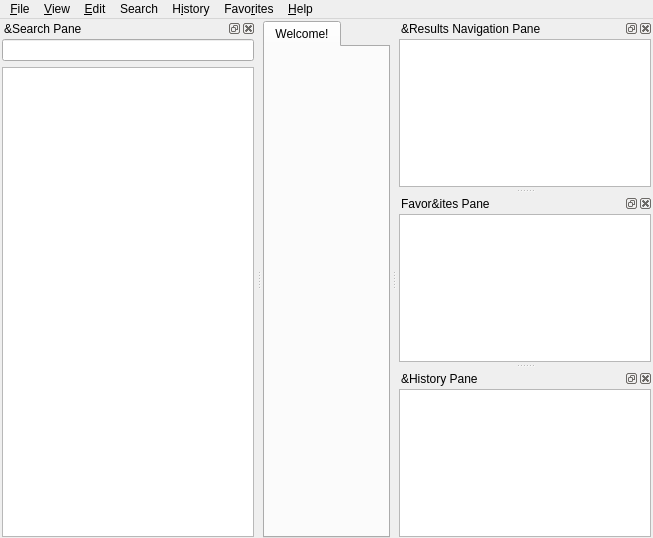
<?xml version="1.0" encoding="UTF-8"?>
<ui version="4.0">
 <class>MainWindow</class>
 <widget class="QMainWindow" name="MainWindow">
  <property name="geometry">
   <rect>
    <x>0</x>
    <y>0</y>
    <width>653</width>
    <height>538</height>
   </rect>
  </property>
  <property name="windowTitle">
   <string notr="true">GoldenDict-ng</string>
  </property>
  <widget class="QWidget" name="centralWidget">
   <layout class="QHBoxLayout" name="horizontalLayout_2">
    <property name="leftMargin">
     <number>1</number>
    </property>
    <property name="topMargin">
     <number>2</number>
    </property>
    <property name="rightMargin">
     <number>1</number>
    </property>
    <property name="bottomMargin">
     <number>0</number>
    </property>
    <item>
     <widget class="MainTabWidget" name="tabWidget">
      <property name="currentIndex">
       <number>0</number>
      </property>
      <property name="iconSize">
       <size>
        <width>16</width>
        <height>16</height>
       </size>
      </property>
      <property name="elideMode">
       <enum>Qt::ElideRight</enum>
      </property>
      <widget class="QWidget" name="tab">
       <attribute name="title">
        <string>Welcome!</string>
       </attribute>
       <layout class="QHBoxLayout" name="horizontalLayout_4">
        <property name="leftMargin">
         <number>0</number>
        </property>
        <property name="topMargin">
         <number>0</number>
        </property>
        <property name="rightMargin">
         <number>0</number>
        </property>
        <property name="bottomMargin">
         <number>0</number>
        </property>
       </layout>
      </widget>
     </widget>
    </item>
   </layout>
  </widget>
  <widget class="QMenuBar" name="menubar">
   <property name="geometry">
    <rect>
     <x>0</x>
     <y>0</y>
     <width>653</width>
     <height>22</height>
    </rect>
   </property>
   <widget class="QMenu" name="menuFile">
    <property name="title">
     <string>&amp;File</string>
    </property>
    <addaction name="newTab"/>
    <addaction name="separator"/>
    <addaction name="pageSetup"/>
    <addaction name="printPreview"/>
    <addaction name="print"/>
    <addaction name="separator"/>
    <addaction name="saveArticle"/>
    <addaction name="separator"/>
    <addaction name="rescanFiles"/>
    <addaction name="separator"/>
    <addaction name="actionCloseToTray"/>
    <addaction name="quit"/>
   </widget>
   <widget class="QMenu" name="menu_Edit">
    <property name="title">
     <string>&amp;Edit</string>
    </property>
    <addaction name="dictionaries"/>
    <addaction name="preferences"/>
   </widget>
   <widget class="QMenu" name="menu_Help">
    <property name="title">
     <string>&amp;Help</string>
    </property>
    <addaction name="showReference"/>
    <addaction name="separator"/>
    <addaction name="visitHomepage"/>
    <addaction name="visitForum"/>
    <addaction name="separator"/>
    <addaction name="openConfigFolder"/>
    <addaction name="separator"/>
    <addaction name="about"/>
   </widget>
   <widget class="QMenu" name="menuView">
    <property name="title">
     <string>&amp;View</string>
    </property>
    <widget class="QMenu" name="menuZoom">
     <property name="title">
      <string>&amp;Zoom</string>
     </property>
    </widget>
    <addaction name="menuZoom"/>
   </widget>
   <widget class="QMenu" name="menuHistory">
    <property name="title">
     <string>H&amp;istory</string>
    </property>
    <addaction name="showHideHistory"/>
    <addaction name="exportHistory"/>
    <addaction name="importHistory"/>
    <addaction name="separator"/>
    <addaction name="clearHistory"/>
   </widget>
   <widget class="QMenu" name="menuSearch">
    <property name="title">
     <string>Search</string>
    </property>
    <addaction name="searchInPageAction"/>
    <addaction name="fullTextSearchAction"/>
   </widget>
   <widget class="QMenu" name="menuFavorites">
    <property name="title">
     <string>Favo&amp;rites</string>
    </property>
    <addaction name="showHideFavorites"/>
    <addaction name="exportFavorites"/>
    <addaction name="ExportFavoritesToList"/>
    <addaction name="importFavorites"/>
    <addaction name="separator"/>
    <addaction name="actionAddToFavorites"/>
   </widget>
   <addaction name="menuFile"/>
   <addaction name="menuView"/>
   <addaction name="menu_Edit"/>
   <addaction name="menuSearch"/>
   <addaction name="menuHistory"/>
   <addaction name="menuFavorites"/>
   <addaction name="menu_Help"/>
  </widget>
  <widget class="QDockWidget" name="searchPane">
   <property name="windowTitle">
    <string>&amp;Search Pane</string>
   </property>
   <attribute name="dockWidgetArea">
    <number>1</number>
   </attribute>
   <widget class="SearchPaneWidget" name="searchPaneWidget">
    <property name="sizePolicy">
     <sizepolicy hsizetype="Preferred" vsizetype="Preferred">
      <horstretch>0</horstretch>
      <verstretch>0</verstretch>
     </sizepolicy>
    </property>
    <layout class="QVBoxLayout" name="verticalLayout">
     <property name="leftMargin">
      <number>2</number>
     </property>
     <property name="topMargin">
      <number>1</number>
     </property>
     <property name="rightMargin">
      <number>2</number>
     </property>
     <property name="bottomMargin">
      <number>1</number>
     </property>
     <item>
      <widget class="QLineEdit" name="translateLine">
       <property name="minimumSize">
        <size>
         <width>200</width>
         <height>0</height>
        </size>
       </property>
       <property name="frame">
        <bool>true</bool>
       </property>
      </widget>
     </item>
     <item>
      <widget class="WordList" name="wordList"/>
     </item>
    </layout>
   </widget>
  </widget>
  <widget class="QDockWidget" name="dictsPane">
   <property name="windowTitle">
    <string>&amp;Results Navigation Pane</string>
   </property>
   <attribute name="dockWidgetArea">
    <number>2</number>
   </attribute>
   <widget class="DictsPaneWidget" name="dictsPaneWidget">
    <layout class="QVBoxLayout" name="verticalLayout_2">
     <property name="leftMargin">
      <number>2</number>
     </property>
     <property name="topMargin">
      <number>1</number>
     </property>
     <property name="rightMargin">
      <number>2</number>
     </property>
     <property name="bottomMargin">
      <number>1</number>
     </property>
     <item>
      <widget class="QListWidget" name="dictsList"/>
     </item>
    </layout>
   </widget>
  </widget>
  <widget class="QDockWidget" name="favoritesPane">
   <property name="windowTitle">
    <string>Favor&amp;ites Pane</string>
   </property>
   <attribute name="dockWidgetArea">
    <number>2</number>
   </attribute>
   <widget class="FavoritesPaneWidget" name="favoritesPaneWidget">
    <layout class="QVBoxLayout" name="verticalLayout_3">
     <property name="leftMargin">
      <number>2</number>
     </property>
     <property name="topMargin">
      <number>1</number>
     </property>
     <property name="rightMargin">
      <number>2</number>
     </property>
     <property name="bottomMargin">
      <number>1</number>
     </property>
     <item>
      <widget class="QTreeView" name="favoritesTree"/>
     </item>
    </layout>
   </widget>
  </widget>
  <widget class="QDockWidget" name="historyPane">
   <property name="windowTitle">
    <string>&amp;History Pane</string>
   </property>
   <attribute name="dockWidgetArea">
    <number>2</number>
   </attribute>
   <widget class="HistoryPaneWidget" name="historyPaneWidget">
    <layout class="QVBoxLayout" name="verticalLayout_4">
     <property name="spacing">
      <number>2</number>
     </property>
     <property name="leftMargin">
      <number>2</number>
     </property>
     <property name="topMargin">
      <number>1</number>
     </property>
     <property name="rightMargin">
      <number>2</number>
     </property>
     <property name="bottomMargin">
      <number>1</number>
     </property>
     <item>
      <widget class="QListView" name="historyList"/>
     </item>
    </layout>
   </widget>
  </widget>
  <action name="dictionaries">
   <property name="icon">
    <iconset resource="resources.qrc">
     <normaloff>:/icons/book.svg</normaloff>:/icons/book.svg</iconset>
   </property>
   <property name="text">
    <string>&amp;Dictionaries...</string>
   </property>
   <property name="shortcut">
    <string>F3</string>
   </property>
   <property name="menuRole">
    <enum>QAction::NoRole</enum>
   </property>
  </action>
  <action name="preferences">
   <property name="icon">
    <iconset resource="resources.qrc">
     <normaloff>:/icons/configure.svg</normaloff>:/icons/configure.svg</iconset>
   </property>
   <property name="text">
    <string>&amp;Preferences...</string>
   </property>
   <property name="shortcut">
    <string>F4</string>
   </property>
   <property name="menuRole">
    <enum>QAction::PreferencesRole</enum>
   </property>
  </action>
  <action name="visitHomepage">
   <property name="text">
    <string>&amp;Homepage</string>
   </property>
   <property name="menuRole">
    <enum>QAction::NoRole</enum>
   </property>
  </action>
  <action name="about">
   <property name="text">
    <string>&amp;About</string>
   </property>
   <property name="toolTip">
    <string>About GoldenDict-ng</string>
   </property>
   <property name="menuRole">
    <enum>QAction::AboutRole</enum>
   </property>
  </action>
  <action name="quit">
   <property name="text">
    <string>&amp;Quit</string>
   </property>
   <property name="toolTip">
    <string>Quit from application</string>
   </property>
   <property name="shortcut">
    <string>Ctrl+Q</string>
   </property>
   <property name="menuRole">
    <enum>QAction::QuitRole</enum>
   </property>
  </action>
  <action name="visitForum">
   <property name="text">
    <string>&amp;Forum</string>
   </property>
   <property name="menuRole">
    <enum>QAction::NoRole</enum>
   </property>
  </action>
  <action name="actionCloseToTray">
   <property name="text">
    <string>&amp;Close To Tray</string>
   </property>
   <property name="toolTip">
    <string>Minimizes the window to tray</string>
   </property>
   <property name="shortcut">
    <string>Ctrl+F4</string>
   </property>
   <property name="menuRole">
    <enum>QAction::NoRole</enum>
   </property>
  </action>
  <action name="saveArticle">
   <property name="icon">
    <iconset>
     <normalon>:/icons/filesave.png</normalon>
    </iconset>
   </property>
   <property name="text">
    <string>&amp;Save Article</string>
   </property>
   <property name="toolTip">
    <string>Save Article</string>
   </property>
   <property name="shortcut">
    <string>F2</string>
   </property>
   <property name="menuRole">
    <enum>QAction::NoRole</enum>
   </property>
  </action>
  <action name="print">
   <property name="icon">
    <iconset resource="resources.qrc">
     <normaloff>:/icons/print.svg</normaloff>:/icons/print.svg</iconset>
   </property>
   <property name="text">
    <string>&amp;Print</string>
   </property>
   <property name="shortcut">
    <string>Ctrl+P</string>
   </property>
   <property name="menuRole">
    <enum>QAction::NoRole</enum>
   </property>
  </action>
  <action name="pageSetup">
   <property name="text">
    <string>Page Set&amp;up</string>
   </property>
   <property name="menuRole">
    <enum>QAction::NoRole</enum>
   </property>
  </action>
  <action name="printPreview">
   <property name="text">
    <string>Print Pre&amp;view</string>
   </property>
   <property name="menuRole">
    <enum>QAction::NoRole</enum>
   </property>
  </action>
  <action name="rescanFiles">
   <property name="text">
    <string>&amp;Rescan Files</string>
   </property>
   <property name="shortcut">
    <string>Ctrl+F5</string>
   </property>
   <property name="menuRole">
    <enum>QAction::NoRole</enum>
   </property>
  </action>
  <action name="clearHistory">
   <property name="text">
    <string>&amp;Clear</string>
   </property>
   <property name="menuRole">
    <enum>QAction::NoRole</enum>
   </property>
  </action>
  <action name="newTab">
   <property name="icon">
    <iconset resource="resources.qrc">
     <normaloff>:/icons/addtab.svg</normaloff>:/icons/addtab.svg</iconset>
   </property>
   <property name="text">
    <string>&amp;New Tab</string>
   </property>
   <property name="shortcut">
    <string>Ctrl+T</string>
   </property>
   <property name="shortcutContext">
    <enum>Qt::WidgetShortcut</enum>
   </property>
   <property name="menuRole">
    <enum>QAction::NoRole</enum>
   </property>
  </action>
  <action name="openConfigFolder">
   <property name="text">
    <string>&amp;Configuration Folder</string>
   </property>
   <property name="menuRole">
    <enum>QAction::NoRole</enum>
   </property>
  </action>
  <action name="showHideHistory">
   <property name="text">
    <string>&amp;Show</string>
   </property>
   <property name="shortcut">
    <string>Ctrl+H</string>
   </property>
   <property name="menuRole">
    <enum>QAction::NoRole</enum>
   </property>
  </action>
  <action name="exportHistory">
   <property name="text">
    <string>&amp;Export</string>
   </property>
   <property name="menuRole">
    <enum>QAction::NoRole</enum>
   </property>
  </action>
  <action name="importHistory">
   <property name="text">
    <string>&amp;Import</string>
   </property>
   <property name="menuRole">
    <enum>QAction::NoRole</enum>
   </property>
  </action>
  <action name="alwaysOnTop">
   <property name="checkable">
    <bool>true</bool>
   </property>
   <property name="text">
    <string>&amp;Always on Top</string>
   </property>
   <property name="toolTip">
    <string>Always on Top</string>
   </property>
   <property name="shortcut">
    <string>Ctrl+O</string>
   </property>
  </action>
  <action name="menuOptions">
   <property name="icon">
    <iconset resource="resources.qrc">
     <normaloff>:/icons/menu_button.svg</normaloff>:/icons/menu_button.svg</iconset>
   </property>
   <property name="text">
    <string>Menu Button</string>
   </property>
   <property name="toolTip">
    <string>Menu Button</string>
   </property>
  </action>
  <action name="searchInPageAction">
   <property name="text">
    <string>Search in page</string>
   </property>
   <property name="shortcut">
    <string>Ctrl+F</string>
   </property>
   <property name="menuRole">
    <enum>QAction::TextHeuristicRole</enum>
   </property>
  </action>
  <action name="fullTextSearchAction">
   <property name="text">
    <string>Full-text search</string>
   </property>
   <property name="shortcut">
    <string>Ctrl+Shift+F</string>
   </property>
   <property name="shortcutContext">
    <enum>Qt::WidgetWithChildrenShortcut</enum>
   </property>
   <property name="menuRole">
    <enum>QAction::TextHeuristicRole</enum>
   </property>
  </action>
  <action name="showReference">
   <property name="text">
    <string>GoldenDict reference</string>
   </property>
   <property name="shortcut">
    <string>F1</string>
   </property>
  </action>
  <action name="showHideFavorites">
   <property name="text">
    <string>Show</string>
   </property>
   <property name="shortcut">
    <string notr="true">Ctrl+I</string>
   </property>
  </action>
  <action name="exportFavorites">
   <property name="text">
    <string>Export</string>
   </property>
  </action>
  <action name="importFavorites">
   <property name="text">
    <string>Import</string>
   </property>
  </action>
  <action name="actionAddToFavorites">
   <property name="text">
    <string>Add</string>
   </property>
   <property name="statusTip">
    <string>Add current tab to Favorites</string>
   </property>
   <property name="shortcut">
    <string>Ctrl+E</string>
   </property>
  </action>
  <action name="ExportFavoritesToList">
   <property name="text">
    <string>Export to list</string>
   </property>
  </action>
 </widget>
 <customwidgets>
  <customwidget>
   <class>SearchPaneWidget</class>
   <extends>QWidget</extends>
   <header>searchpanewidget.hh</header>
   <container>1</container>
  </customwidget>
  <customwidget>
   <class>DictsPaneWidget</class>
   <extends>QWidget</extends>
   <header>dictspanewidget.hh</header>
   <container>1</container>
  </customwidget>
  <customwidget>
   <class>MainTabWidget</class>
   <extends>QTabWidget</extends>
   <header>maintabwidget.hh</header>
   <container>1</container>
  </customwidget>
  <customwidget>
   <class>HistoryPaneWidget</class>
   <extends>QWidget</extends>
   <header>historypanewidget.hh</header>
   <container>1</container>
  </customwidget>
  <customwidget>
   <class>WordList</class>
   <extends>QListWidget</extends>
   <header>wordlist.hh</header>
  </customwidget>
  <customwidget>
   <class>FavoritesPaneWidget</class>
   <extends>QWidget</extends>
   <header>favoritespanewidget.hh</header>
   <container>1</container>
  </customwidget>
 </customwidgets>
 <tabstops>
  <tabstop>translateLine</tabstop>
  <tabstop>tabWidget</tabstop>
  <tabstop>dictsList</tabstop>
 </tabstops>
 <resources>
  <include location="resources.qrc"/>
 </resources>
 <connections/>
</ui>
